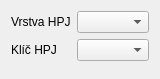
             <widget class="QWidget" name="page_9">
              <property name="geometry">
               <rect>
                <x>0</x>
                <y>0</y>
                <width>119</width>
                <height>79</height>
               </rect>
              </property>
              <attribute name="label">
               <string>Půdní vlastnosti</string>
              </attribute>
              <layout class="QGridLayout" name="gridLayout_24">
               <item row="0" column="0">
                <layout class="QGridLayout" name="gridLayout_23">
                 <item row="0" column="0">
                  <widget class="QLabel" name="label_16">
                   <property name="text">
                    <string>Vrstva HPJ</string>
                   </property>
                  </widget>
                 </item>
                 <item row="0" column="1">
                  <widget class="QgsMapLayerComboBox" name="cbox_HPJ">
                   <property name="allowEmptyLayer">
                    <bool>true</bool>
                   </property>
                  </widget>
                 </item>
                 <item row="1" column="0">
                  <widget class="QLabel" name="label_17">
                   <property name="text">
                    <string>Klíč HPJ</string>
                   </property>
                  </widget>
                 </item>
                 <item row="1" column="1">
                  <widget class="QgsFieldComboBox" name="cbox_HPJ_key">
                   <property name="allowEmptyFieldName">
                    <bool>true</bool>
                   </property>
                  </widget>
                 </item>
                </layout>
               </item>
               <item row="1" column="0">
                <spacer name="verticalSpacer_6">
                 <property name="orientation">
                  <enum>Qt::Vertical</enum>
                 </property>
                 <property name="sizeHint" stdset="0">
                  <size>
                   <width>20</width>
                   <height>206</height>
                  </size>
                 </property>
                </spacer>
               </item>
              </layout>
             </widget>
